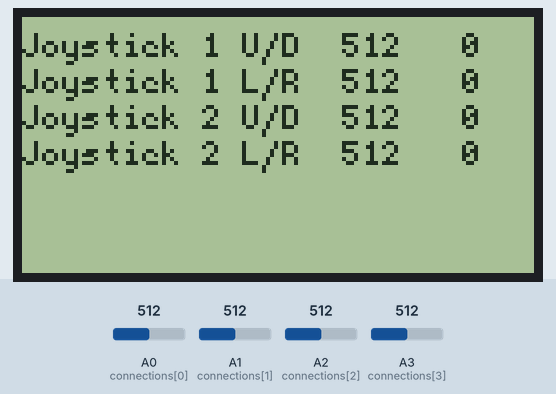
This sketch was run on a simulated Arduino Uno, built with avr-gcc and run on an emulated ATmega328P. On the bench: 128×64 one-colour display. Inputs (shaded band) come from the test bench; at power-on: A0 (connections[0]) = 512, A1 (connections[1]) = 512, A2 (connections[2]) = 512, A3 (connections[3]) = 512.

Above: at 1.2 s.
1.3 s: A0 (connections[0]) set to 716
At 3.4 s:
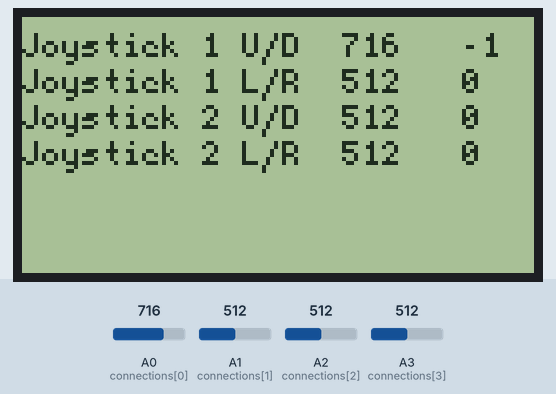
3.7 s: A1 (connections[1]) set to 716
At 5.7 s:
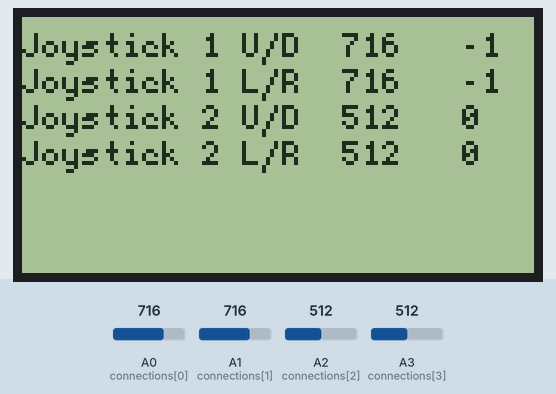
6.1 s: A2 (connections[2]) set to 716
At 7.7 s:
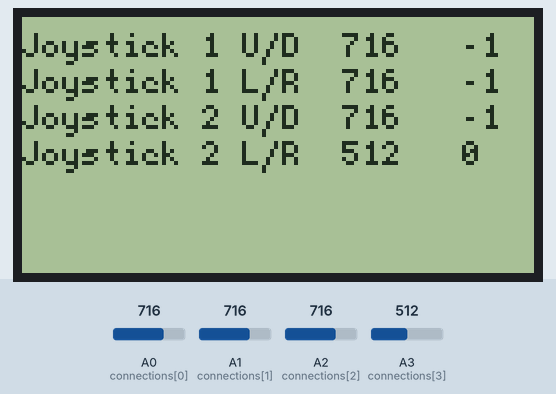
8.6 s: A3 (connections[3]) set to 716
At 10.6 s:
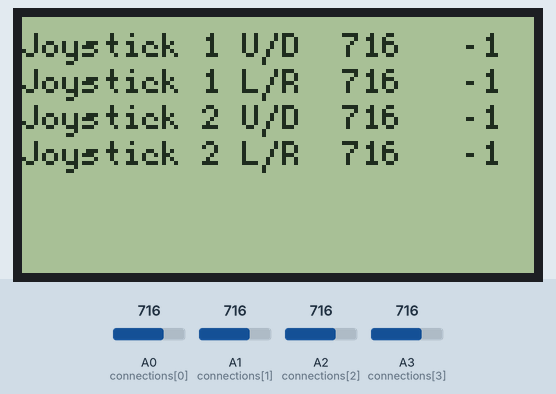
11.0 s: A0 (connections[0]) set to 992
At 12.3 s:
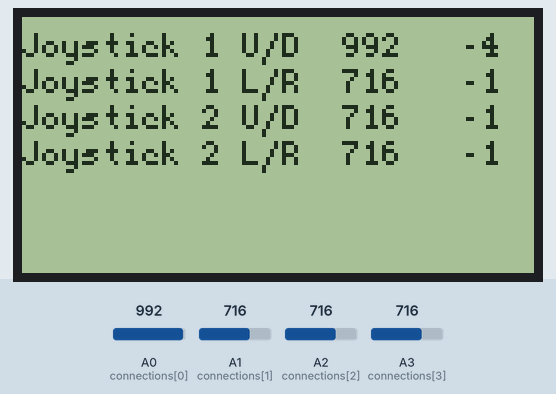
13.4 s: A1 (connections[1]) set to 992
At 15.6 s:
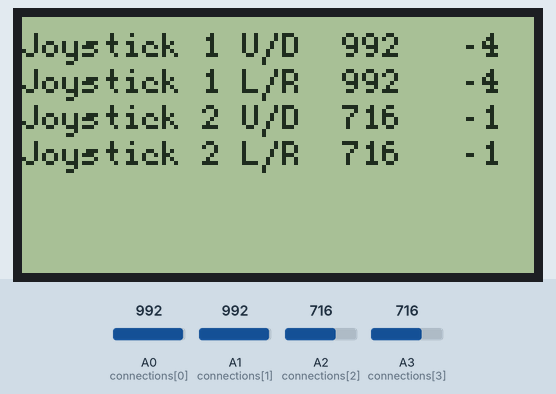
Timing chart, 0 to 16.9 s (numbered marks = the images above; inputs shaded):
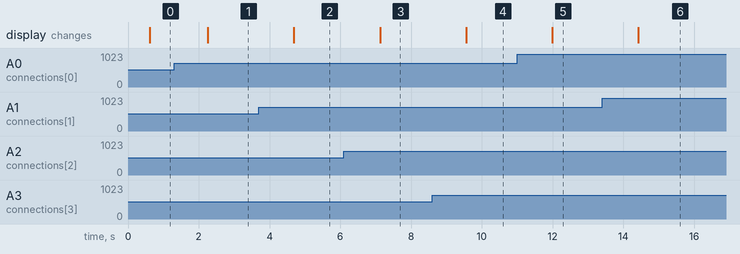

The sketch:

Joysticks-128x64.ino
```cpp
#include "U8glib.h"

U8GLIB_ST7920_128X64_1X u8g(10);    // Hardware SPI, 10 = CS/CE, 11 = MOSI, 13 = SCK

const int top     = 10;
const int height  = 9;
const int col1    = 0;
const int col2    = 80;
const int col3    = 110;

const int connections[] = { A0, A1, A2, A3 };
const char* dirs[]      = { "Joystick 1 U/D", "Joystick 1 L/R", "Joystick 2 U/D", "Joystick 2 L/R" };

void draw(int raw[], int cooked[])
{
  for(int i = 0; i < 4; ++i ) {
    int line = top + height * i;
    u8g.drawStr(col1, line, dirs[i]);
    u8g.setPrintPos(col2, line);
    u8g.print(raw[i]);
    u8g.setPrintPos(col3, line);
    u8g.print(cooked[i]);
  }
}


void setup()
{
//  u8g.setFont(u8g_font_5x8);  // A little small
  u8g.setFont(u8g_font_profont10);
}

void loop()
{
  int raw[4], cooked[4];

  for(int i = 0; i < 4; ++i) {
    int dummy = analogRead(connections[i]);
    delay(50);
    raw[i]    = analogRead(connections[i]);
    cooked[i] = map(raw[i], 0, 1023, 5, -5);
  }

  // Picture loop, required by u8g
  u8g.firstPage();

  do {
    draw(raw, cooked);
  }
  while(u8g.nextPage());

  delay(200);
}
```

Measured:
- after the input at 1.3 s, the display: changes after 0.95 s (image 1)
- after the input at 3.7 s, the display: changes after 0.99 s (image 2)
- after the input at 6.1 s, the display: changes after 1.0 s (image 3)
- after the input at 8.6 s, the display: changes after 0.96 s (image 4)
- after the input at 11.0 s, the display: changes after 0.99 s (image 5)
- after the input at 13.4 s, the display: changes after 1.0 s (image 6)
